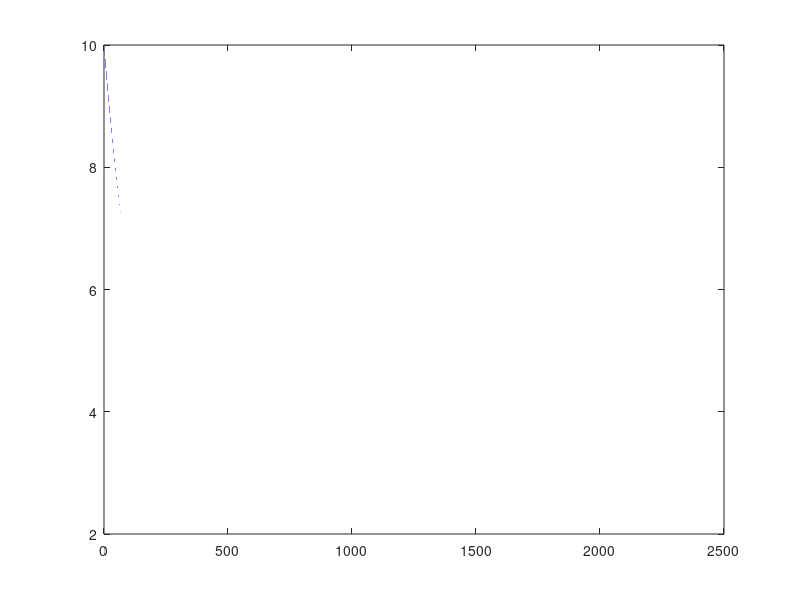

The MATLAB script that drew this image:
Cc=1600;
R=0.1603;
dt=0.001;
tf=2500;
t=0:dt:tf;
h=zeros(1,length(t));
qi=zeros(1,length(t));
xi=zeros(1,length(t));
A=-1/(R*Cc);
B=1/Cc;
C=1;
h(1)=10;

K_feedback=5;
Ki=-0.3433;
r=30;
for k=2:length(t)
    h(k)=h(k-1)+dt*A*h(k-1)+dt*B*qi(k-1);
    y=h(k);
    %xi(k)=xi(k-1)+dt*(r-y);
    qi(k)=r-K_feedback*y;%-Ki*xi(k);
end

plot(t,h)
